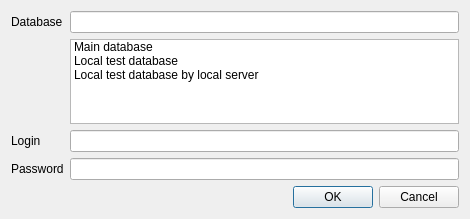
<?xml version="1.0" encoding="UTF-8"?>
<ui version="4.0">
 <class>databaseConnectDialog</class>
 <widget class="QDialog" name="databaseConnectDialog">
  <property name="windowModality">
   <enum>Qt::ApplicationModal</enum>
  </property>
  <property name="geometry">
   <rect>
    <x>0</x>
    <y>0</y>
    <width>470</width>
    <height>219</height>
   </rect>
  </property>
  <property name="windowTitle">
   <string>Connect database</string>
  </property>
  <property name="modal">
   <bool>true</bool>
  </property>
  <layout class="QVBoxLayout" name="verticalLayout">
   <item>
    <layout class="QGridLayout" name="gridLayout">
     <item row="0" column="0">
      <widget class="QLabel" name="label_3">
       <property name="text">
        <string>Database</string>
       </property>
      </widget>
     </item>
     <item row="0" column="1">
      <widget class="QLineEdit" name="databaseNameEdit">
       <property name="readOnly">
        <bool>true</bool>
       </property>
      </widget>
     </item>
     <item row="1" column="1">
      <widget class="QListWidget" name="databaseNameList">
       <property name="editTriggers">
        <set>QAbstractItemView::NoEditTriggers</set>
       </property>
       <property name="selectionBehavior">
        <enum>QAbstractItemView::SelectRows</enum>
       </property>
       <property name="uniformItemSizes">
        <bool>true</bool>
       </property>
       <item>
        <property name="text">
         <string>Main database</string>
        </property>
       </item>
       <item>
        <property name="text">
         <string>Local test database</string>
        </property>
       </item>
       <item>
        <property name="text">
         <string>Local test database by local server</string>
        </property>
       </item>
      </widget>
     </item>
     <item row="2" column="1">
      <widget class="QLineEdit" name="loginEdit"/>
     </item>
     <item row="2" column="0">
      <widget class="QLabel" name="label">
       <property name="text">
        <string>Login</string>
       </property>
      </widget>
     </item>
     <item row="3" column="1">
      <widget class="QLineEdit" name="passwordEdit">
       <property name="echoMode">
        <enum>QLineEdit::Password</enum>
       </property>
      </widget>
     </item>
     <item row="3" column="0">
      <widget class="QLabel" name="label_2">
       <property name="text">
        <string>Password</string>
       </property>
      </widget>
     </item>
    </layout>
   </item>
   <item>
    <widget class="QDialogButtonBox" name="buttonBox">
     <property name="standardButtons">
      <set>QDialogButtonBox::Cancel|QDialogButtonBox::Ok</set>
     </property>
    </widget>
   </item>
  </layout>
 </widget>
 <layoutdefault spacing="6" margin="11"/>
 <tabstops>
  <tabstop>databaseNameEdit</tabstop>
  <tabstop>databaseNameList</tabstop>
  <tabstop>loginEdit</tabstop>
  <tabstop>passwordEdit</tabstop>
  <tabstop>buttonBox</tabstop>
 </tabstops>
 <resources/>
 <connections>
  <connection>
   <sender>databaseNameList</sender>
   <signal>currentTextChanged(QString)</signal>
   <receiver>databaseNameEdit</receiver>
   <slot>setText(QString)</slot>
   <hints>
    <hint type="sourcelabel">
     <x>124</x>
     <y>80</y>
    </hint>
    <hint type="destinationlabel">
     <x>125</x>
     <y>17</y>
    </hint>
   </hints>
  </connection>
  <connection>
   <sender>buttonBox</sender>
   <signal>accepted()</signal>
   <receiver>databaseConnectDialog</receiver>
   <slot>accept()</slot>
   <hints>
    <hint type="sourcelabel">
     <x>214</x>
     <y>248</y>
    </hint>
    <hint type="destinationlabel">
     <x>175</x>
     <y>265</y>
    </hint>
   </hints>
  </connection>
  <connection>
   <sender>buttonBox</sender>
   <signal>rejected()</signal>
   <receiver>databaseConnectDialog</receiver>
   <slot>reject()</slot>
   <hints>
    <hint type="sourcelabel">
     <x>102</x>
     <y>244</y>
    </hint>
    <hint type="destinationlabel">
     <x>83</x>
     <y>283</y>
    </hint>
   </hints>
  </connection>
 </connections>
</ui>
